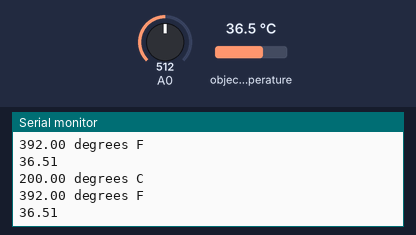
Simulated run of this sketch. Board: Arduino Uno, built with avr-gcc and run on an emulated ATmega328P. Parts: the last lines printed to the serial monitor. The test bench sets the inputs (shaded band); at power-on: A0 = 512, object temperature 36.5 °C.

Above: at 1.2 s.
1.3 s: A0 set to 58
At 2.1 s:
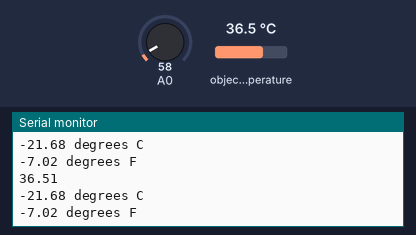
2.8 s: A0 set to 50
At 3.5 s:
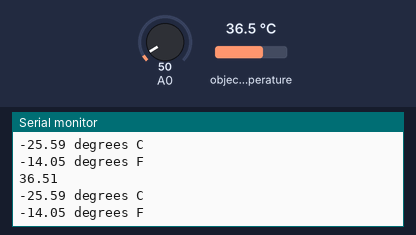
Timing chart, 0 to 5.8 s (numbered marks = the images above; inputs shaded):
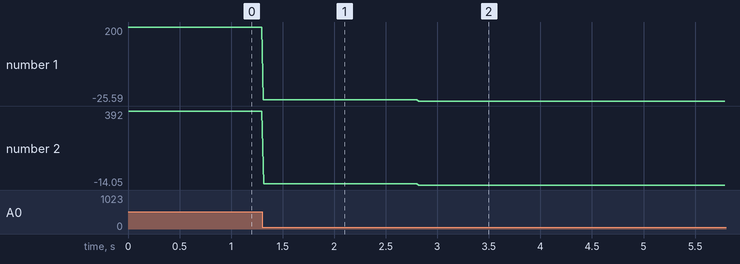

Measured:
- after the input at 1.3 s, the serial monitor: prints a new line at once (image 1)
- after the input at 2.8 s, the serial monitor: prints a new line at once (image 2)
- plotted number 1: 200 → -21.68 after the input at 1.3 s, -21.68 → -25.59 after the input at 2.8 s
- plotted number 2: 392 → -7.02 after the input at 1.3 s, -7.02 → -14.05 after the input at 2.8 s

The sketch:

tempSensor.ino
```cpp
/******************************************************************************
MLX90614_Serial_Demo.ino
Serial output example for the MLX90614 Infrared Thermometer

This example reads from the MLX90614 and prints out ambient and object
temperatures every half-second or so. Open the serial monitor and set the
baud rate to 9600.

Hardware Hookup (if you're not using the eval board):
MLX90614 ------------- Arduino
  VDD ------------------ 3.3V
  VSS ------------------ GND
  SDA ------------------ SDA (A4 on older boards)
  SCL ------------------ SCL (A5 on older boards)

An LED can be attached to pin 8 to monitor for any read errors.

Jim Lindblom @ SparkFun Electronics
October 23, 2015
https://github.com/sparkfun/SparkFun_MLX90614_Arduino_Library

Development environment specifics:
Arduino 1.6.5
SparkFun IR Thermometer Evaluation Board - MLX90614
******************************************************************************/

#include <Wire.h> // I2C library, required for MLX90614
#include <SparkFunMLX90614.h> //Click here to get the library: http://librarymanager/All#Qwiic_IR_Thermometer by SparkFun

IRTherm therm; // Create an IRTherm object to interact with throughout
int counter = 0;

void setup()
{
  Serial.begin(115200); // Initialize Serial to log output
  Wire.begin(); //Joing I2C bus

  if (therm.begin() == false){ // Initialize thermal IR sensor
    Serial.println("Qwiic IR thermometer did not acknowledge! Freezing!");
    while(1);
  }
  Serial.println("Qwiic IR Thermometer did acknowledge.");

  therm.setUnit(TEMP_C); // Set the library's units to Farenheit
  // Alternatively, TEMP_F can be replaced with TEMP_C for Celsius or
  // TEMP_K for Kelvin.

}

void loop()
{
  therm.read();
  if (counter%210 == 0) {
      Serial.println(therm.object());

      float reading = 0;
      for (int i = 0; i < 10; i++) {
        reading += analogRead(A0);
      }
      reading /=10;

      // converting that reading to voltage, for 3.3v arduino use 3.3
      float voltage = reading * 5.0 / 1024;
      // now print out the temperature
      float temperatureC = (voltage*1000 - 500) /10 ;  //converting from 10 mv per degree wit 500 mV offset
                                                    //to degrees ((voltage - 500mV) times 100)
      Serial.print(temperatureC); Serial.println(" degrees C");
      // now convert to Fahrenheit
      float temperatureF = (temperatureC * 9.0 / 5.0) + 32.0;
      Serial.print(temperatureF); Serial.println(" degrees F");

  }
  counter = counter + 1;


    /*
  // Call therm.read() to read object and ambient temperatures from the sensor.
  if (therm.read()) // On success, read() will return 1, on fail 0.
  {
      // Use the object() and ambient() functions to grab the object and ambient
    // temperatures.
    // They'll be floats, calculated out to the unit you set with setUnit().
      Serial.print("Object: " + String(therm.object(), 2));
      Serial.println("F");
      Serial.print("Ambient: " + String(therm.ambient(), 2));
      Serial.println("F");
      Serial.println();
  }
  */
}
```
